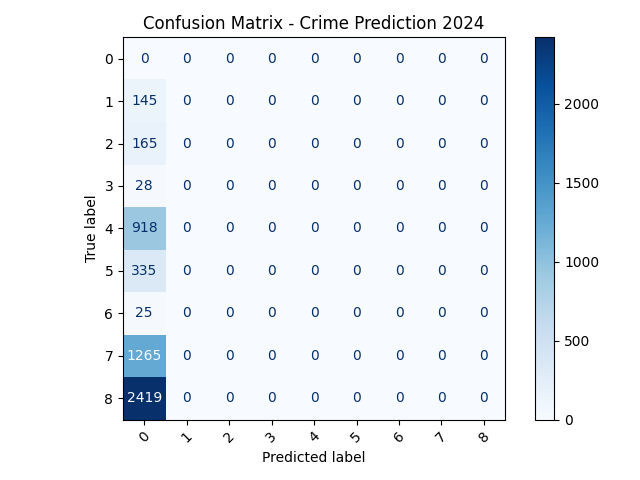

The script that saved this image:
import matplotlib.pyplot as plt
import numpy as np
import joblib
from sklearn.metrics import confusion_matrix, ConfusionMatrixDisplay
from sklearn.preprocessing import LabelEncoder

# Load trained model
model = joblib.load("random_forest.pkl")

# Load test data
data = np.load("test_data.npz", allow_pickle=True)
X_test, y_test_encoded = data["X_test"], data["y_test"]

# Get model predictions
y_pred_encoded = model.predict(X_test)

# Encode string labels to numeric values
label_encoder = LabelEncoder()
label_encoder.fit(y_test_encoded) # only fit on the y_test_encoded.

# Handle unseen labels in predictions
y_pred_numeric = []
for label in y_pred_encoded:
    if label in label_encoder.classes_:
        y_pred_numeric.append(label_encoder.transform([label])[0])
    else:
        # Handle unseen label (e.g., assign a default value or skip)
        print(f"Warning: Unseen label '{label}' in predictions.")
        y_pred_numeric.append(-1)  # Assign -1 as a default value

y_pred_numeric = np.array(y_pred_numeric)

y_test_numeric = label_encoder.transform(y_test_encoded)

# Generate confusion matrix
cm = confusion_matrix(y_test_numeric, y_pred_numeric)

# Display confusion matrix
disp = ConfusionMatrixDisplay(confusion_matrix=cm, display_labels=label_encoder.classes_)
disp.plot(cmap=plt.cm.Blues, xticks_rotation=45)
plt.title("Confusion Matrix - Crime Prediction 2024")
plt.tight_layout()
plt.savefig("crime_confusion_matrix_2024.png")
plt.show()

# Normalized confusion matrix (percentages)
cm_normalized = confusion_matrix(y_test_numeric, y_pred_numeric, normalize='true')

# Display normalized confusion matrix
disp_normalized = ConfusionMatrixDisplay(confusion_matrix=cm_normalized, display_labels=label_encoder.classes_)
disp_normalized.plot(cmap=plt.cm.Blues, xticks_rotation=45)
plt.title("Normalized Confusion Matrix - Crime Prediction 2024")
plt.tight_layout()
plt.savefig("crime_normalized_confusion_matrix_2024.png")
plt.show()

# Save the confusion matrix as a .txt file
with open("crime_confusion_matrix_2024.txt", "w") as f:
    f.write("Confusion Matrix - Crime Prediction 2024\n")
    f.write(np.array2string(cm, separator=', '))
    f.write("\n\nNormalized Confusion Matrix - Crime Prediction 2024\n")
    f.write(np.array2string(cm_normalized, separator=', '))